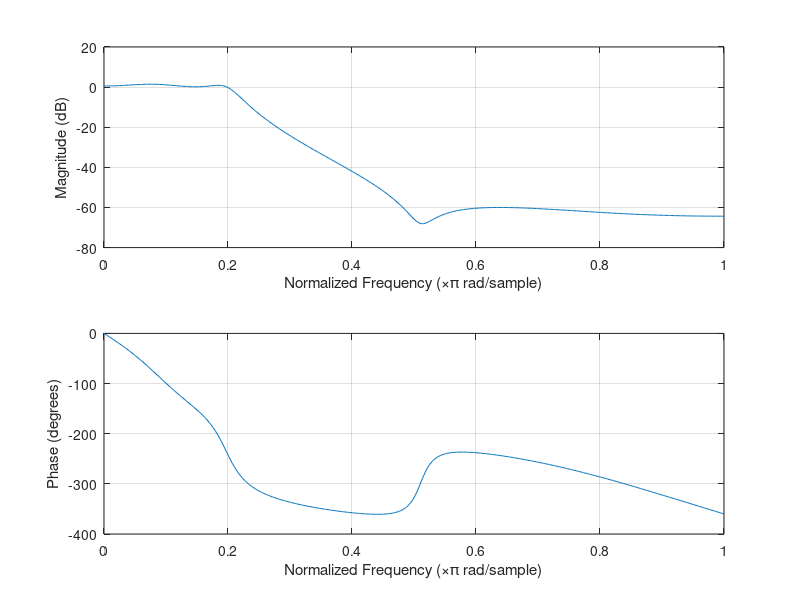

Reproduce this figure in MATLAB.
pkg load signal
b = [0.0018, 0.0073, 0.011, 0.007, 0.008];
a = [1, -3.0544, 3.8291, -2.2925, 0.55072];

%a
%[zeros, poles, gain] = tf2zp(b,a);
%zeros
%poles
%gain
%zplane(b,a);

%b
%[zeros, poles, gain] = tf2zp(b,a);
%[sos, g] = zp2sos(zeros, poles, gain);
%sos
%g

%c
freqz(b,a);